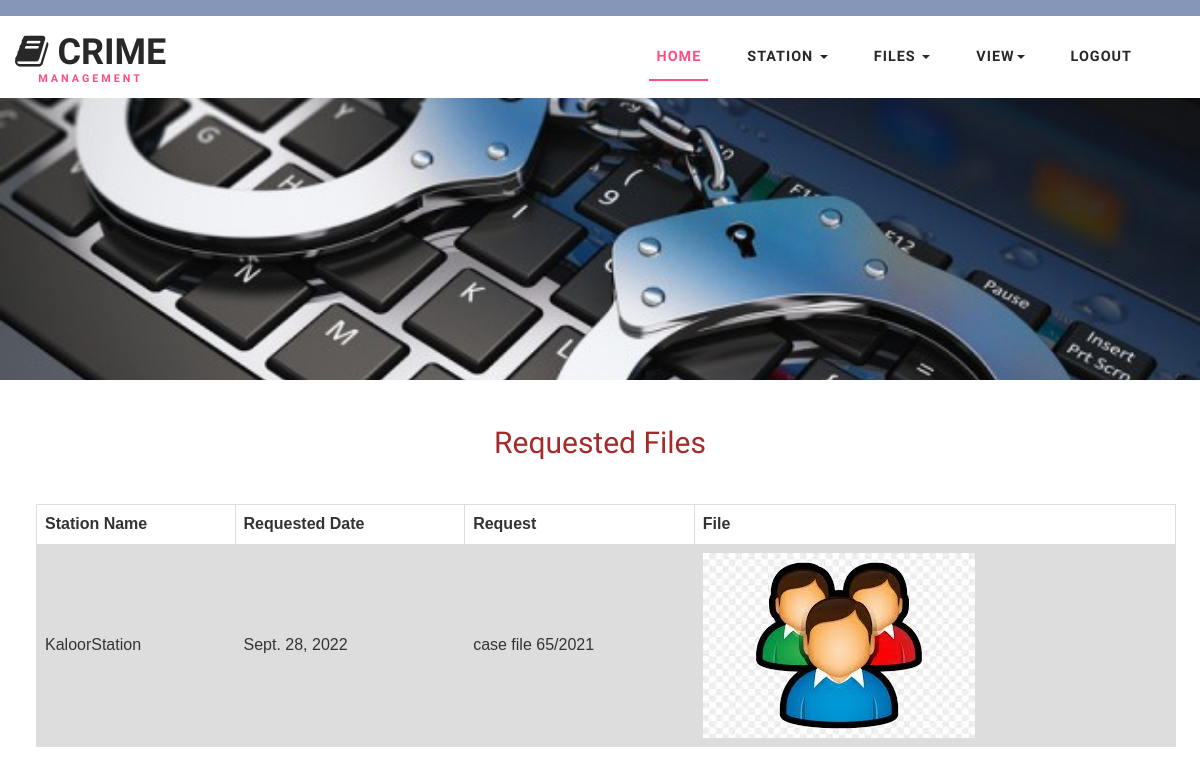
Page /adminviewreceivedfile?id=1 on the committed database.
### crimeapp/models.py (models this page shows)
class Filee(models.Model):
    frid=models.ForeignKey(Filerequest,on_delete=models.CASCADE,blank=True,null=True)
    file=models.ImageField()

class Filerequest(models.Model):
    sender=models.CharField(max_length=100)
    receiver=models.ForeignKey(Station,on_delete=models.CASCADE,blank=True,null=True)
    fdate=models.DateField(auto_now=True)
    frequest=models.CharField(max_length=100)
    status=models.CharField(max_length=100)

class Station(models.Model):
    name=models.CharField(max_length=100)
    address=models.CharField(max_length=100)
    email=models.CharField(max_length=100)
    contact=models.CharField(max_length=100)
    district=models.CharField(max_length=100,null=True)

### crimeapp/views.py (the view)
# urls.py: path('adminviewreceivedfile', views.adminviewreceivedfile),
def adminviewreceivedfile(request):
    id=request.GET.get('id')
    data = Filee.objects.filter(frid=id)
    return render(request, 'adminviewreceivedfile.html',{'data': data})

### template/adminviewreceivedfile.html (shortened to what this page needs)
{% extends 'adminheader.html' %}
{% block content1 %}
<form method="POST">
<br>
<br>
<h2 align="center" style="color:brown"> Requested Files</h2>
<br>
<br>
<table align="center">
    {% if data %}
   <tr>
    <th>Station Name</th>
    <th>Requested Date</th>
    <th>Request</th>
    <th>File</th>
   </tr>
    {% for x in data %}
    <tr>
        <td>{{x.frid.receiver.name}}</td>
        <td>{{x.frid.fdate}}</td>
        <td>{{x.frid.frequest}}</td>
        <td><img src="static/media/{{x.file}}"></img></td>
    </tr>
    {% endfor %}
    {% else %}
   <center><h1>No Data Found</h1></center>
    {% endif %}
</table>
{% endblock %}

### static/css/style.css (style rules this page uses)
html, body { margin: 0; font-size: 100%; background: #fff; font-family: 'Work Sans', sans-serif; }
h1, h2, h3, h4, h5, h6 { margin: 0; font-family: 'Work Sans', sans-serif; }

### template/adminviewreceivedfile.html (style rules this page uses)
table { font-family: arial, sans-serif; border-collapse: collapse; width: 95%; margin-left: 3%; border: #000000; }
td, th { border: 1px solid #dddddd; text-align: left; padding: 8px; }
tr:nth-child(even) { background-color: #dddddd; }

### rows in the picture
Filee: frid.receiver.name "KaloorStation", frid.fdate "Sept. 28, 2022", frid.frequest "case file 65/2021", file (picture)
